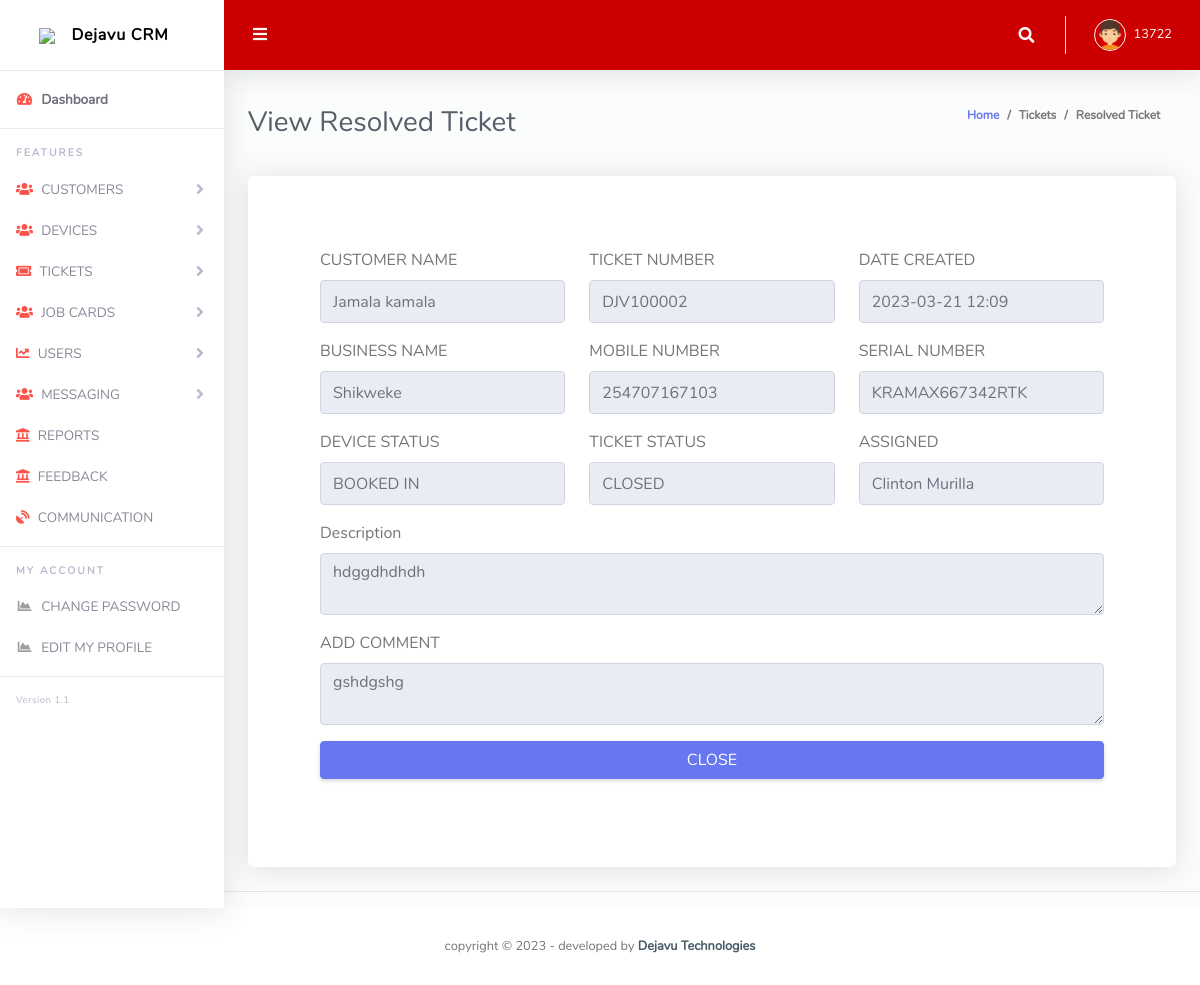
Screenshot of /admin/closedTicketView.php?id=39 (signed in) with the database file from the repository.
### tables this page shows
CREATE TABLE `insidence` (
  `id` int(11) NOT NULL,
  `dateCreated` datetime(6) NOT NULL,
  `ticketNumber` varchar(20) NOT NULL,
  `cusName` varchar(15) DEFAULT NULL,
  `mobileNumber` varchar(20) DEFAULT NULL,
  `businessName` varchar(50) DEFAULT NULL,
  `serialNumber` longtext DEFAULT NULL,
  `source` varchar(29) DEFAULT NULL,
  `dStatus` varchar(10) NOT NULL DEFAULT current_timestamp(),
  `priority` varchar(20) DEFAULT NULL,
  `complain` longtext DEFAULT NULL,
  `createdBy` varchar(50) NOT NULL DEFAULT 'Active',
  `status` varchar(16) NOT NULL,
  `AssignedTo` varchar(20) NOT NULL,
  `resolvedAt` datetime(6) DEFAULT NULL,
  `resolvedby` varchar(20) NOT NULL,
  `ticketComment` longtext NOT NULL
);

### admin/closedTicketView.php (the view, shortened to what this page needs)
<?php
require_once($_SERVER['DOCUMENT_ROOT']."/crm/member.php");
require_once($_SERVER['DOCUMENT_ROOT']."/crm/access.php");
$db = getConnection();
if (isset($_REQUEST['id'])){
    $id = $_REQUEST['id'];
    $query2 = "SELECT * FROM insidence WHERE id = '$id'";
    $result1 = mysqli_query($db, $query2);
    $result1 = mysqli_fetch_assoc($result1);
    $Datecreated = $result1['dateCreated'];
    $ticketNumber = $result1['ticketNumber'];
    $cusname = $result1['cusName'];
    $mobileNumber =  $result1['mobileNumber'];
    $businessName =  $result1['businessName'];
    $serialNumber =  $result1['serialNumber'];
    $deviceStatus =  $result1['dStatus'];
    $Complain =  $result1['complain'];
    $status =  $result1['status'];
    $AssignedTo =  $result1['AssignedTo'];
    $comment= $result1['ticketComment'];
}
?>
<!DOCTYPE html>
<html lang="en">
<head>
  <link href="vendor/fontawesome-free/css/all.min.css" rel="stylesheet" type="text/css">
  <link href="vendor/bootstrap/css/bootstrap.min.css" rel="stylesheet" type="text/css">
  <link href="css/ruang-admin.min.css" rel="stylesheet">
  <link href="vendor/datatables/dataTables.bootstrap4.min.css" rel="stylesheet">
</head>
<body id="page-top">
  <div id="wrapper">
    <?php
      include('sidebar.php');
    ?>
    <div id="content-wrapper" class="d-flex flex-column">
      <div id="content">
        <?php
         include('topbar.php');
        ?>
        <div class="container-fluid" id="container-wrapper">
          <div class="d-sm-flex align-items-center justify-content-between mb-4">
            <h1 class="h3 mb-0 text-gray-800">View Resolved Ticket</h1>
            <ol class="breadcrumb">
              <li class="breadcrumb-item"><a href="./">Home</a></li>
              <li class="breadcrumb-item">Tickets</li>
              <li class="breadcrumb-item active" aria-current="page">Resolved Ticket</li>
            </ol>
          </div>
<div class="card col-xl-12 col-md-12 mb-4 p-5">
          <form action="" method="POST" class="p-4">
                    <div class="row">
                      <div class="col">
                    <div class="form-group">
                      <label>CUSTOMER NAME</label>
                      <input type="text" class="form-control" id="exampleInputFirstName"
                      placeholder="Customer Name" name="cusName" value= "<?php echo $cusname; ?>" readonly>
                    </div>
                </div>
                <div class="col">
                    <div class="form-group">
                      <label>TICKET NUMBER</label>
                      <input type="text" class="form-control" id="exampleInputEmail"
                        placeholder="Ticket Number" name = "ticketNumber" required value= "<?php echo $ticketNumber; ?>" readonly>
                </div>
                </div>
                <div class="col">
                    <div class="form-group">
                      <label>DATE CREATED</label>
                      <input type="text" class="form-control" id="exampleInputEmail" pattern = "[0-9]{10,12}"
                        placeholder="Mobile Number" name = "mobileNumber" required value= "<?php  echo  substr($Datecreated,0,-10); ?>" readonly>
                </div>
                </div>
                </div>
                <div class="row">
                      <div class="col">
                    <div class="form-group">
                      <label>BUSINESS NAME</label>
                      <input type="text" class="form-control" id="exampleInputLastName"
                      placeholder="Business Name" name="businessName" value= "<?php echo $businessName; ?>" readonly>
                    </div>
                    </div>
                    <div class="col">
                    <div class="form-group">
                      <label>MOBILE NUMBER</label>
                      <input type="text" class="form-control" id="exampleInputLastName"
                      placeholder="Mobile Number" name="mobileNumber" value= "<?php echo $mobileNumber; ?>" readonly>
                    </div>
                    </div>
                    <div class="col">
                    <div class="form-group">
                      <label>SERIAL NUMBER</label>
                      <input type="text" class="form-control" id="exampleInputPassword"
                      placeholder="Device Serial Number" name="serialNumber" value= "<?php echo $serialNumber;?>" readonly >
                    </div>
                    </div>
                    </div>
                <div class="row">
                  <div class="col">
                    <div class="form-group">
                        <label class="label label-danger">DEVICE STATUS</label>
                        <input type="text" class="form-control" id="exampleInputPassword"
                      placeholder="Device Serial Number" name="serialNumber" value= "<?php echo $deviceStatus;?>" readonly>
                    </div>
                  </div>
                    <div class="col">
                      <div class="form-group">
                          <label class="label label-danger">TICKET STATUS</label>
                          <input type="text" class="form-control" id="exampleInputPassword"
                      placeholder="Device Serial Number" name="serialNumber" value= "<?php echo $status;?>" readonly>
                      </div>
                    </div>
                      <div class="col">
                          <div class="form-group">
                              <label class="label label-danger">ASSIGNED</label>
                              <input type="text" class="form-control" id="exampleInputPassword"
                      placeholder="Device Serial Number" name="serialNumber" value= "<?php echo $AssignedTo;?>" readonly>
                          </div>
                        </div>
                  </div>
                  <div>
                    <div>
                      <div class="form-group">
                      <label>Description</label>
                      <textarea type="text" class="form-control" id="exampleInputPassword"
                       name="description" readonly><?php echo $Complain;?></textarea>
                    </div>
                    </div>
                    <div>
                      <div class="form-group">
                      <label>ADD COMMENT</label>
                      <textarea type="text" class="form-control" id="exampleInputPassword"
                       name="description1" readonly><?php echo  $comment; ?></textarea>
                    </div>
                    </div>
                    <div class="form-group">
                      <button type="submit" class="btn btn-primary btn-block" name="close" >CLOSE</button>
                    </div>
                  </div>
                    </div>
                    </div>
                    <hr>
        </div>
        </div>
      </div>
      <?php
        include('footer.php');
      ?>
</body>
</html>

### rows the page displays
insidence: cusName "Jamala kamala", ticketNumber "DJV100002", mobileNumber "2023-03-21 12:09", businessName "Shikweke", mobileNumber "254707167103", serialNumber "KRAMAX667342RTK", serialNumber "BOOKED IN", serialNumber "CLOSED", serialNumber "Clinton Murilla", description "hdggdhdhdh", description1 "gshdgshg"

### other values shown
$_SESSION['username'] "13722"
